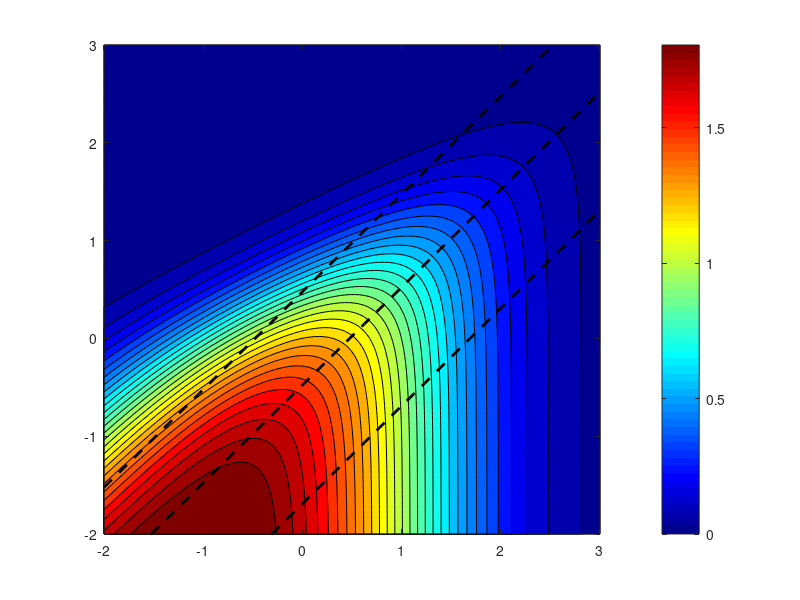

Reproduce this figure in MATLAB. (Note: this script raises an error after producing the figure.)
%% 
clear
clc
close all
addpath(genpath('..'))

%% Plots of means and fano factor versus parameters. Paper Figure 1

kr = 100;
gr = 1;
N = 100;
kArr = logspace(-2,3,N);
MEAN = zeros(N,N);
FANO = zeros(N,N);
for i = 1:N
    for j = 1:N
        F(i,j) = kArr(i)/(kArr(i)+kArr(j));
        MEAN(i,j) = kr/gr*F(i,j);
        FANO(i,j) = 1+((1-F(i,j))*kr)/(kArr(i)+kArr(j)+gr);
    end
end
figure(1); clf;
ax1 = axes;
[~,cF] = contourf(ax1,log10(kArr),log10(kArr),log10(FANO),linspace(0,log10(64),30)); hold on;
mu = 2;
g = mu*gr/kr;
kons = g*kArr/(1-g);
plot(log10(kArr), log10(kons), 'k--', 'LineWidth', 2)

mu = 25;
g = mu*gr/kr;
kons = g*kArr/(1-g);
plot(log10(kArr), log10(kons), 'k--', 'LineWidth', 2)

mu = 75;
g = mu*gr/kr;
kons = g*kArr/(1-g);
plot(log10(kArr), log10(kons), 'k--', 'LineWidth', 2)

colormap(ax1,jet)
cb = colorbar(ax1);
cb.Ticks = log10([1.0001,4,16,64]);
cb.TickLabels = {'1','4','16','64'};

set(gca,'xtick',[-2:3],'ytick',[-2:3],...
    'XTickLabel',{'10^{-2}','10^{-1}','10^{0}','10^{1}','10^{2}','10^{3}'},...
    'YTickLabel',{'10^{-2}','10^{-1}','10^{0}','10^{1}','10^{2}','10^{3}'},...
    'FontSize',16);
xlim([-2 3]);
ylim([-2 3]);

% ax2 = axes;
% [~,cM] = contour(ax2,log10(kArr),log10(kArr),MEAN,[2,25,75],'k--','LineWidth',2);
% ax2.Color = 'none';
% ax2.XColor = 'none';
% ax2.YColor = 'none';
% linkaxes([ax1 ax2]);
% ax2.Position = ax1.Position;



%% Plot key points on figure 1. Paper Figure 1
% find star
star_koff = 10;
mu = 2; 
g = (mu*gr)/kr;
star_kon = (g*star_koff)/(1-g);

% find collision point with mu == 25 line
% vary kon 
mu = 75;
g = (mu*gr)/kr;
final_kon = (g*star_koff)/(1-g);

% vary koff 
final_koff = (kr*star_kon)/(mu*gr)-star_kon;

% plot on figure 1
% Coordinates
x0 = log10(star_koff);
y0 = log10(star_kon);

x1 = log10(final_koff);
y1 = log10(star_kon);

x2 = log10(star_koff);
y2 = log10(final_kon);

% Arrows
quiver(ax1, x0, y0, x1-x0, y1-y0, 0, ...
    'Color', 'b', 'LineWidth', 3, 'MaxHeadSize', 0.25);

quiver(ax1, x0, y0, x2-x0, y2-y0, 0, ...
    'Color', 'r', 'LineWidth', 3, 'MaxHeadSize', 0.25);

% Star
plot(ax1, x0, y0, 'k*', ...
    'MarkerSize', 20, 'LineWidth', 3);
plot(ax1, x0, y0, 'k*', ...
    'MarkerSize', 14, 'LineWidth', 1.5);

% Squares
plot(ax1, x1, y1, 's', ...
    'MarkerSize', 12, ...
    'MarkerEdgeColor', 'k', ...
    'MarkerFaceColor', 'b', ...
    'LineWidth', 4);

plot(ax1, x2, y2, 's', ...
    'MarkerSize', 12, ...
    'MarkerEdgeColor', 'k', ...
    'MarkerFaceColor', 'r', ...
    'LineWidth', 4);

%% plot mean and std during transition from mu == 2 to mu == 75. Paper Figure 1
Model_chg = SSIT('Empty');

Model_chg.species = {'gON','mRNA'};

Model_chg.initialCondition = [0;0];

Model_chg.parameters = {'kon0', star_kon;...
    'koff0', star_koff;... 
    'kr',100;... 
    'g',gr;... 
    'kon1', star_kon; ...
    'koff1', star_koff; ...
    };

Model_chg = Model_chg.addReaction(struct(...
    'propensity',{'kon1*(t>0)*(1-gON) + kon0*(t<=0)*(1-gON)'},...
    'stoichiometry',{{'gON',1}}));

Model_chg = Model_chg.addReaction(struct(...
    'propensity',{'koff1*(t>0)*gON + koff0*(t<=0)*gON'},...
    'stoichiometry',{{'gON',-1}}));

Model_chg = Model_chg.addReaction(struct(...
    'propensity',{'kr*gON'},...
    'stoichiometry',{{'mRNA',1}}));

Model_chg = Model_chg.addReaction(struct(...
    'propensity',{'g*mRNA'},...
    'stoichiometry',{{'mRNA',-1}}));

Model_chg.fspOptions.initApproxSS = true;
Model_chg.tSpan = linspace(0,10,31);

Model_chg = Model_chg.solve;
Model_chg.plotFSP(plotType='marginals', SpeciesIdx=[2], indTimes=31, figureNums=2)

Model_chg.parameters{5,2} = star_kon;
Model_chg.parameters{6,2} = final_koff;
Model_chg = Model_chg.solve;
Model_chg.plotFSP(plotType='marginals', SpeciesIdx=[2], indTimes=31, figureNums=3)
Model_chg.plotFSP(plotType='meansAndDevs', SpeciesIdx=[2], Colors=[0 0 1], figureNums=5)

Model_chg.parameters{6,2} = star_koff;
Model_chg.parameters{5,2} = final_kon;
Model_chg = Model_chg.solve;
Model_chg.plotFSP(plotType='marginals', SpeciesIdx=[2], indTimes=31, figureNums=4)
Model_chg.plotFSP(plotType='meansAndDevs', SpeciesIdx=[2], Colors=[1 0 0], figureNums=5)

for figNum = [2 3 4]
    figure(figNum);
    xlim([0 120]);
end


%% Burst Frequency Model

Model = SSIT('Empty');

Model.species = {'gON','mRNA'};

Model.initialCondition = [0;0];

%                                     PRIOR
Model.parameters = {'kon0',0.01;...  % logn(-1,2)
    'koff0',0.1;...                   % logn(0,2)
    'kr',10;...                     % logn(1,2)
    'g',0.01;...                    % logn(-2,2)
    'kD',10;...                     % logn(1,2)
    'S0',1;...                      % NA (initial input concentration)
    'S1',5};                        % NA (final input concentration)

Model.inputExpressions = {'Iu','S0+(S1-S0)*(t>0)'};

Model = Model.addReaction(struct(...
    'propensity',{'kon0*(Iu/(kD+Iu))*(1-gON)'},...
    'stoichiometry',{{'gON',1}}));

Model = Model.addReaction(struct(...
    'propensity',{'koff0*gON'},...
    'stoichiometry',{{'gON',-1}}));

Model = Model.addReaction(struct(...
    'propensity',{'kr*gON'},...
    'stoichiometry',{{'mRNA',1}}));

Model = Model.addReaction(struct(...
    'propensity',{'g*mRNA'},...
    'stoichiometry',{{'mRNA',-1}}));

Model.fspOptions.initApproxSS = true;
Model.tSpan = linspace(0,300,31);

Model = Model.solve;

Model.plotFSP

%% Verification of FIM using CRLB (spread of MLE)
% nCellsInExperiment = 0*Model.tSpan;
% nCellsInExperiment([1,11,31]) = 200;
% nMLE = 200;
% Model.fittingOptions.modelVarsToFit = [1:5];
% MLE = Model.estimateMLEspread(nCells=nCellsInExperiment,observableSpecies={'mRNA'},nMLE=nMLE,simsSaveFile='BurstFIMSims.csv',freePars=[1:5],restart=true);
% MLE = Model.estimateMLEspread(nCells=nCellsInExperiment,observableSpecies={'mRNA'},nMLE=nMLE,simsSaveFile='BurstFIMSims.csv',freePars=[1:5],startPars=exp(MLE.mhSamples),restart=false);
% 
% FIMs = Model.computeFIM(scale='log',freePars=[1:5],...
%     observed={'mRNA'});
% FIMTotal = Model.totalFim(FIMs,nCellsInExperiment);
% 
% Model.plotMHResults(MLE,FIM=FIMTotal,fimScale='log',truncateChain=false);

%% 1D plots of likelihood function - Kr
Model = Model.loadData('BurstFIMSims.csv', {'mRNA', 'exp1_mRNA'});

pars = cell2mat(Model.parameters(:,2));
inter_idx = 25;
par_idx = 3;

varyingPar = logspace(-2,2);
likelihoods = zeros(size(varyingPar));

for i = 1:length(varyingPar)
    pars(par_idx) = varyingPar(i); i
    computeGrad = false;
    if i == inter_idx
        computeGrad = true;
    end
    [logL, grad, ~] = Model.computeLikelihood(pars, [], computeGrad);
    likelihoods(i) = logL;
    if i == inter_idx
        gradients = grad;
    end
end

fims = Model.computeFIM(scale='log',freePars=[1:5],...
    observed={'mRNA'});
fim = Model.totalFim(fims,nCellsInExperiment);



%%
figure(3)
semilogx(varyingPar, likelihoods, 'b-'); hold on
grid on

% Save original axis limits
xlim0 = xlim;
ylim0 = ylim;

% Point and slope
x1 = varyingPar(inter_idx);
y1 = likelihoods(inter_idx);
m = gradients(par_idx)*x1*log(10);

% ---------------- Tangent line ----------------
lineDecade = 0.5;
x = logspace(log10(x1)-lineDecade, log10(x1)+lineDecade, 50);
y = y1 + m*(log10(x)-log10(x1));
semilogx(x, y, 'Color', [0 0.5 0],  'LineWidth', 2)

% Point
semilogx(x1, y1, 'ro', 'MarkerFaceColor', 'r')

% % ---------------- Small slope triangle ----------------
% triDecade = 0.08;
% 
% x2 = x1*10^triDecade;
% y2 = y1;
% y3 = y1 + m*triDecade;
% 
% % Run
% semilogx([x1 x2], [y1 y2], 'k-', 'LineWidth', 1.5)
% 
% % Rise
% semilogx([x2 x2], [y2 y3], 'k-', 'LineWidth', 1.5)

% % ---------------- Restore original axes ----------------
% xlim(xlim0)
% ylim(ylim0)

% Peak parameter and likelihood
pars = cell2mat(Model.parameters(:,2));
[~, idx] = min(abs(varyingPar - pars(par_idx)));
x1 = varyingPar(idx);
y1 = likelihoods(idx);

% Hessian / curvature
d2 = -fim{1}(par_idx,par_idx);

% Work entirely in log10(parameter) space
u1 = log10(x1);

% Small region around peak
width = 0.5;
u = linspace(u1-width, u1+width, 100);
x_quad = 10.^u;

% Convert curvature from linear parameter space to log space
d2_log = d2 * (x1)^2;

% Taylor expansion around peak (first derivative ~ 0)
y_quad = y1 + 0.5*d2_log*(u-u1).^2;

% Plot quadratic
semilogx(x_quad, y_quad, ...
    'Color',[1 0.5 0], ...
    'LineWidth',2);

xlabel('varyingPar')
ylabel('Likelihood')
title(sprintf('Slope = %.3g', m))
legend('Likelihood', 'Tangent', 'Point', 'Location', 'best')




%% 1D plots of likelihood function - gamma
pars = cell2mat(Model.parameters(:,2));
varyingPar = logspace(-4,0);
likelihoods = zeros(size(varyingPar));
gradients = cell(size(varyingPar));

for i = 1:length(varyingPar)
    pars(4) = varyingPar(i);
    computeGrad = false;
    if i == inter_idx
        computeGrad = true;
    end
    [logL, grad, ~] = Model.computeLikelihood(pars, [], true);
    likelihoods(i) = logL;
    if i == inter_idx
        gradients = grad;
    end
end

figure(4)
semilogx(varyingPar, likelihoods)


%% FIM Calculations
Sarray = [1:5];

Model.solutionScheme = 'fspsens';
FIM = cell(length(Sarray),length(Sarray),length(Model.tSpan));
for iS0 = 1:length(Sarray)
    for iS1 = 1:length(Sarray)
        Model = Model.changeParameter({'S0',Sarray(iS0);'S1',Sarray(iS1)-Sarray(iS0)});
        Model = Model.solve;
        FIM(iS0,iS1,:) = Model.computeFIM(freePars=(1:4),scale='log');
    end
end

%% FIM for different experiment designs.
Ncells = 600;
% Measurment at one steady state values.
iS = 3;
FIM_One_SS = Ncells*FIM{iS,iS,1};
disp(['Determinant of FIM for one SS measurement: ',num2str(det(FIM_One_SS))])

% Measurment at two steady state values.
iS1 = 1;
iS2 = 5;
FIM_Two_SS = Ncells/2*FIM{iS1,iS1,1}+Ncells/2*FIM{iS2,iS2,1};
disp(['Determinant of FIM for two SS measurements: ',num2str(det(FIM_Two_SS))])

% Measurement at change from one SS to another at three time points.
iS1 = 1;
iS2 = 5;
itimes = [1,11,31];
FIM_Dynamic = 0;
for it = 1:length(itimes)
    FIM_Dynamic = FIM_Dynamic + Ncells/length(itimes)*FIM{iS1,iS2,itimes(it)};
end
disp(['Determinant of FIM for dynamic measurements: ',num2str(det(FIM_Dynamic))])

%% Optimized Experiment Design
% AllFims = reshape(FIM,numel(FIM),1);
allFims = {};%cell(numel(FIM),1);
indsFims = [];zeros(numel(FIM),3);
k = 0;
for iS0 = 1:length(Sarray)
    for iS1 = 1:length(Sarray)
        for iT = 1:length(Model.tSpan)
            k = k+1;
            allFims(k,1) = FIM(iS0,iS1,iT);
            indsFims(k,:) = [iS0,iS1,iT];
        end
    end
end
OptExperiment = Model.optimizeCellCounts(allFims,600,'D-opt');
J = find(OptExperiment);
disp(['Optimized Experiment Design:'])
for j = 1:length(J)
    % Store optimized parameters and their corresponding indices
    optimizedParams = OptExperiment(J(j));
    paramIndices = indsFims(J(j), :);
    if paramIndices(3)==1||paramIndices(1)==paramIndices(2) % SS experiment
        disp(['   ',num2str(optimizedParams),' cells at steady state for S0 = ',num2str(Sarray(paramIndices(1)))])
    else
        disp(['   ',num2str(optimizedParams),' cells at time ',num2str(Model.tSpan(paramIndices(3))),' for S0 = ',num2str(Sarray(paramIndices(1))),' and S1 = ',num2str(Sarray(paramIndices(2)))])
    end
end

FIM_Opt = 0;
for i = 1:length(OptExperiment)
    FIM_Opt = FIM_Opt + OptExperiment(i)*allFims{i};
end
disp(['Determinant of FIM for optimized measurements: ',num2str(det(FIM_Opt))])

return
%% Generalized model
% 
% In the most general form of this model, the parameter 'alpha' determines
% if the model is burst size regulate (koff, alpha=0) or burst frequency
% regulated (kon, alpha=1) or something in between.
ModelGen = SSIT('Empty');

ModelGen.species = {'gON','mRNA'};

ModelGen.initialCondition = [0;0];

%                                     PRIOR
ModelGen.parameters = {'kon0',0.1;...  % logn(-1,2)
    'koff0',1;...                   % logn(0,2)
    'kr',10;...                     % logn(1,2)
    'g',0.01;...                    % logn(-2,2)
    'kD',10;...                     % logn(1,2)
    'alpha',1e-6;...                   % n(0,2)
    'S0',1;...                      % NA (initial input concentration)
    'S1',5};                        % NA (final input concentration)

ModelGen.inputExpressions = {'Iu','S0+S1*(t>0)'};

ModelGen = ModelGen.addReaction(struct(...
    'propensity',{'kon0*((1-alpha)+(alpha)*Iu/(kD+Iu))*(1-gON)'},...
    'stoichiometry',{{'gON',1}}));

ModelGen = ModelGen.addReaction(struct(...
    'propensity',{'koff0*((alpha)+(1-alpha)*(kD+Iu)/Iu)*gON'},...
    'stoichiometry',{{'gON',-1}}));

ModelGen = ModelGen.addReaction(struct(...
    'propensity',{'kr*gON'},...
    'stoichiometry',{{'mRNA',1}}));

ModelGen = ModelGen.addReaction(struct(...
    'propensity',{'g*mRNA'},...
    'stoichiometry',{{'mRNA',-1}}));

ModelGen.tSpan = linspace(0,300,31);

ModelGen = ModelGen.solve;

ModelGen.plotFSP

%% Parameters for key points.
kr = 100;
gr = 1;
KD = 10;
kon0a = 2.5;
koff0a = 10;
S0 = KD/24;
S1 = 23*KD/24;

%                                     PRIOR
ModelGen.parameters = {'kon0',kon0;...  % logn(-1,2)
    'koff0',koff0;...                   % logn(0,2)
    'kr',kr;...                     % logn(1,2)
    'g',gr;...                    % logn(-2,2)
    'kD',KD;...                     % logn(1,2)
    'alpha',-6;...                   % n(0,2)
    'S0',S0;...                      % NA (initial input concentration)
    'S1',S1};                        % NA (final input concentration)

ModelGen.tSpan = linspace(0,6,61);

ModelGen.fspOptions.initApproxSS = true;
ModelGen = ModelGen.solve;

ModelGen.plotFSP
